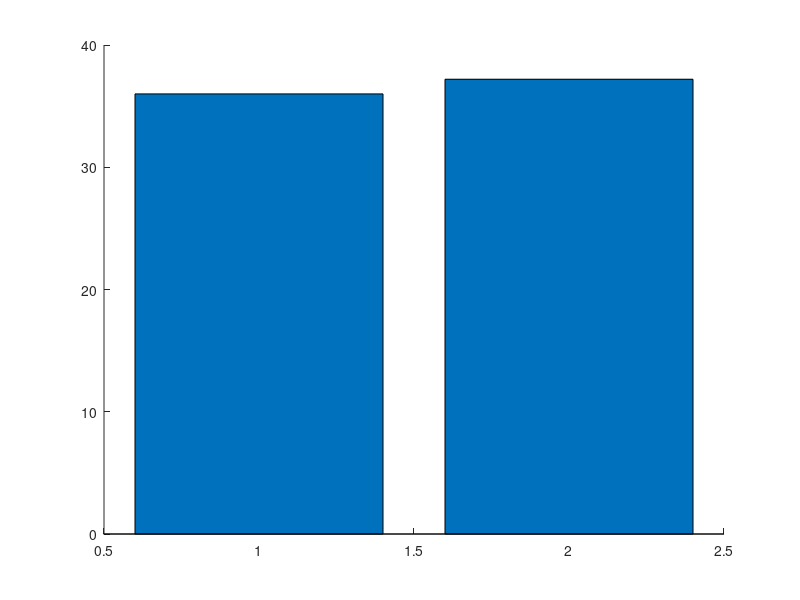

MATLAB code to generate this figure: (Note: this script raises an error after producing the figure.)
function pic_bar_Average_TASBEV_PD()

y_PD=[36;37.2];
b = bar(y_PD,0.8,'FaceAlpha',0.7);
b.FaceColor = 'flat';
b.CData(1,:) = [190 190 190]./255;
b.CData(2,:) = [255 215 0]./255;
hold on

plot(0.15:0.05:2.85,36.*ones(1,55),'--','Color',[54 54 54]./255)
hold on 
plot(1.75,28,'Marker','.','Color','#FF0000','Markersize',50);
hold on;
plot(1.875,43.9,'Marker','.','Color','#FF7F00','Markersize',50);
hold on;
plot(2,32.6,'Marker','.','Color','#FFA500','Markersize',50);
hold on;
plot(2.125,38.5,'Marker','.','Color','#32CD32','Markersize',50);
hold on;
plot(2.25,34.4,'Marker','.','Color','#00BFFF','Markersize',50);
hold on
text(0.85,87,'36%','Color',[190 190 190]./255,'FontSize',25)
hold on
text(1.8,87,'37.2%','Color',[255 215 0]./255,'FontSize',25)

%% Output image setting
set(gca,'XLim',[0.15 2.85]);
set(gca,'YLim',[0 100]);
set(gca,'XTickLabel',{'simulation data' 'clinical data'});
set(gca,'Linewidth',1);
set(gca,'FontSize',22);
set(gca,'FontName','Arial');
ylabel('RECITS (%)');
title('TAS-102+Bevacizumab (PD)');
set(gcf,'unit','centimeters','position',[2 25 18 10])
print('TASBEV_Average_PD','-dpng','-r600')

end
